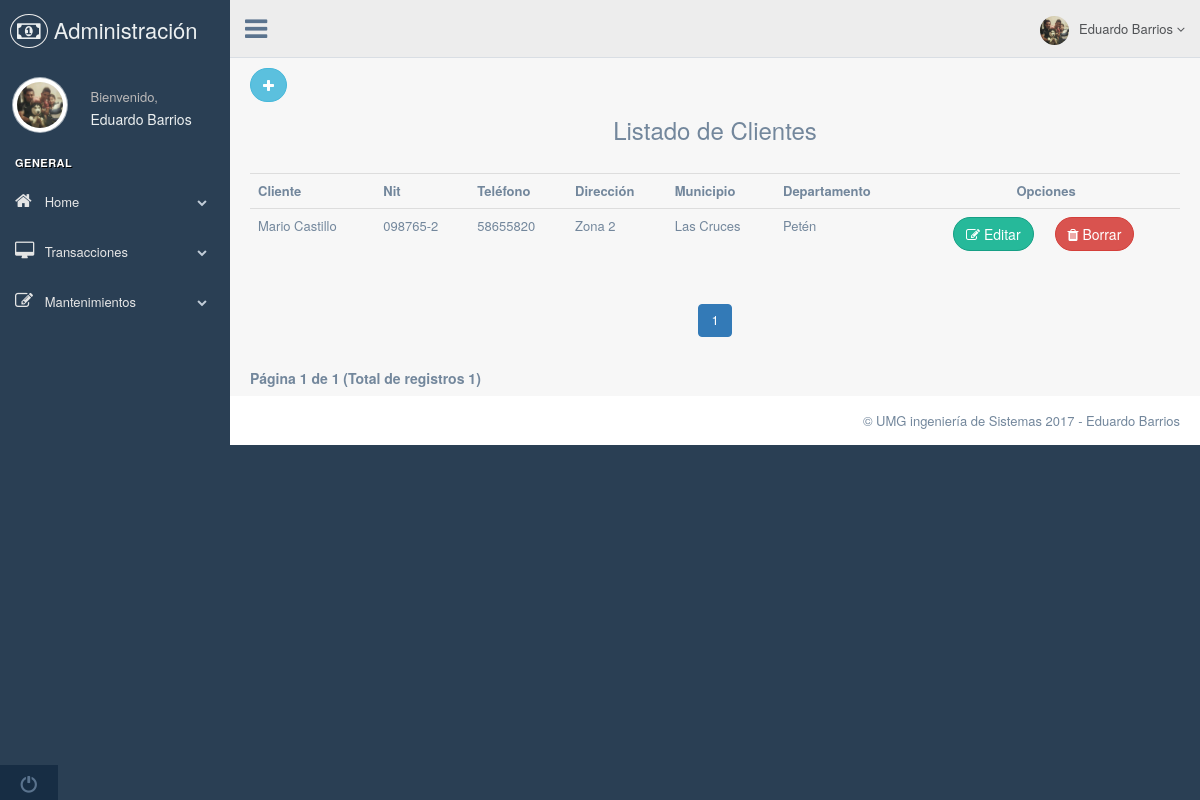
Before: /Controllers/ClientesController.php with the older database file.
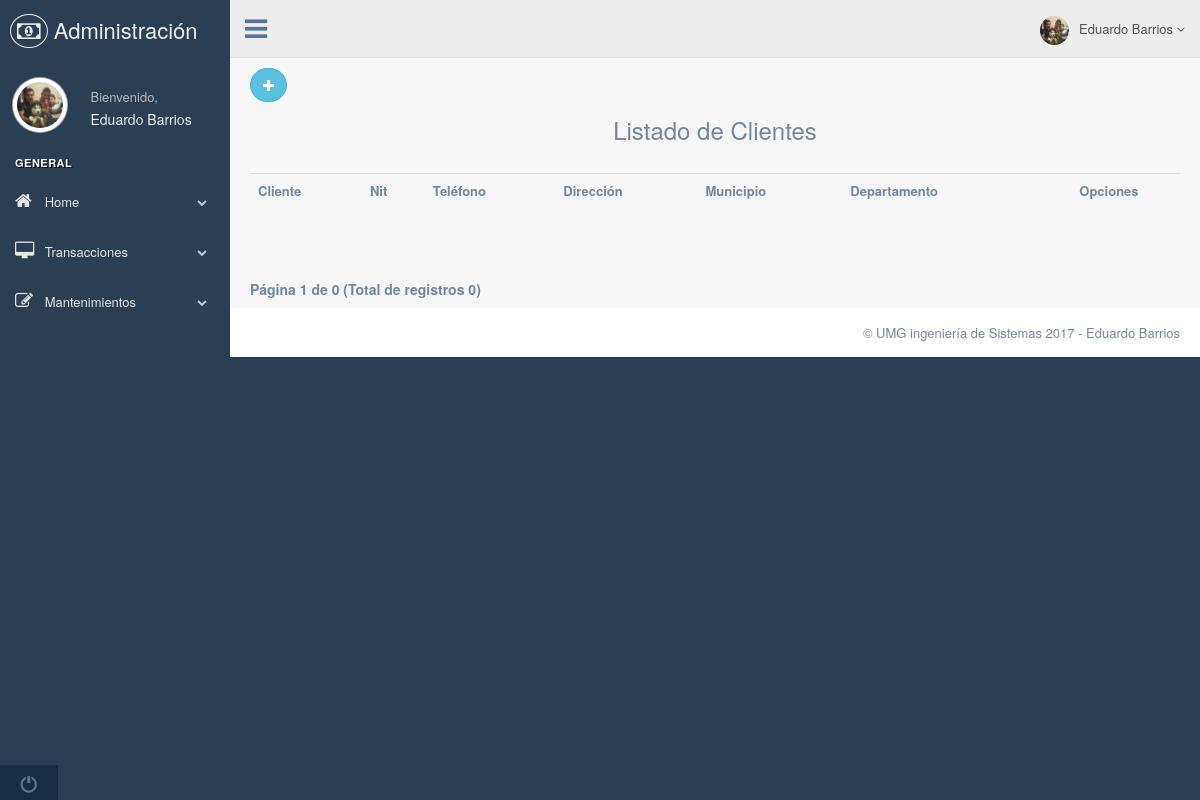
After: the same page with the newer database file.
### tables this page shows
CREATE TABLE `clientes` (
  `IdCliente` int(11) NOT NULL,
  `nombreCliente` varchar(100) NOT NULL,
  `nit` varchar(20) NOT NULL,
  `direccion` varchar(255) NOT NULL,
  `telefono` varchar(10) NOT NULL,
  `idMunicipio` int(11) NOT NULL
);

CREATE TABLE `municipio` (
  `idMunicipio` int(11) NOT NULL,
  `nombreMunicipio` varchar(100) NOT NULL,
  `idDepartamento` int(11) NOT NULL,
  `idPais` int(11) NOT NULL
);

CREATE TABLE `departamento` (
  `idDepartamento` int(11) NOT NULL,
  `nombreDepartamento` varchar(100) NOT NULL,
  `idPais` int(11) NOT NULL
);

### Controllers/ClientesController.php (called while the page is built, shortened)
<?php
	require_once('../Models/ClientesModel.php');
	$cant_filas = new Clientes();
	$pagination = new Clientes();
	$no_registros = 5;
	if(!(isset($_GET['pagina'])))
	{
		$inicio = 1;
	}
	$nuevo_inicio = ($inicio-1)*$no_registros;
	$Clientes = $pagination->getClientes($nuevo_inicio,$no_registros);
	$total_registros = count($cant_filas->numRegistros());
	$total_paginas = ceil($total_registros/$no_registros);
	require_once('../Views/ClientesView.php');
 ?>

### Models/Conexion.php (called while the page is built)
<?php
	class Conexion
	{
		public function Conectar(){
			$db_servidor = "localhost";
			$db_usuario  = "root";
			$db_password = "";
			$db_nombre   = "compras-devoluciones";
			$conexion = new PDO("mysql:	host=$db_servidor;dbname=$db_nombre", $db_usuario, $db_password);
			$conexion->setAttribute(PDO::ATTR_ERRMODE, PDO::ERRMODE_EXCEPTION);
			$conexion->exec("SET CHARACTER SET utf8");
			return $conexion;
		}
	}
?>

### Models/ClientesModel.php (called while the page is built, shortened)
<?php
	require_once('Conexion.php');
	class Clientes extends Conexion
	{
		public function getClientes($inicio=false,$no_registros=false)
		{
			if($inicio!==false && $no_registros!==false)
			{
				$sql = "SELECT C.idCliente,C.nombreCliente,C.nit,C.direccion,C.telefono,C.idMunicipio,M.nombreMunicipio,D.nombreDepartamento
						FROM clientes C
						INNER JOIN municipio M ON M.idMunicipio=C.idMunicipio
						INNER JOIN departamento D ON M.idDepartamento=D.idDepartamento
						ORDER BY C.idCliente DESC LIMIT $inicio,$no_registros";
			}
			else{
				$sql = "SELECT C.idCliente,C.nombreCliente,C.nit,C.direccion,C.telefono,C.idMunicipio,M.nombreMunicipio,M.idMunicipio,D.nombreDepartamento
						FROM clientes C
						INNER JOIN municipio M ON M.idMunicipio=C.idMunicipio
						INNER JOIN departamento D ON M.idDepartamento=D.idDepartamento
						ORDER BY C.idCliente DESC";
			}
			$stmt = Conexion::Conectar()->prepare($sql);
			$stmt->execute();
			return $stmt->fetchAll();
		}
		public function numRegistros()
		{
			$sql = "SELECT idCliente FROM clientes";
			$resultado = Conexion::Conectar()->prepare($sql);
			$resultado->execute();
			return $resultado->fetchAll();
		}
	}
 ?>

### Views/ClientesView.php (the view, shortened to what this page needs)
<!DOCTYPE html>
<html lang="en">
  <head>
    <link href="../vendors/bootstrap/dist/css/bootstrap.min.css" rel="stylesheet">
    <link href="../vendors/font-awesome/css/font-awesome.min.css" rel="stylesheet">
    <link href="../vendors/nprogress/nprogress.css" rel="stylesheet">
    <link href="../vendors/iCheck/skins/flat/green.css" rel="stylesheet">
    <link href="../vendors/bootstrap-progressbar/css/bootstrap-progressbar-3.3.4.min.css" rel="stylesheet">
    <link href="../vendors/jqvmap/dist/jqvmap.min.css" rel="stylesheet"/>
    <link href="../vendors/bootstrap-daterangepicker/daterangepicker.css" rel="stylesheet">
    <link href="../build/css/custom.min.css" rel="stylesheet">
  </head>
  <body class="nav-md">
    <div class="container body">
      <div class="main_container">
        <div class="col-md-3 left_col">
          <div class="left_col scroll-view">
            <div class="navbar nav_title" style="border: 0;">
              <a href="#" class="site_title"><i class="fa fa-money"></i> <span>Administración</span></a>
            </div>
            <div class="profile clearfix">
              <div class="profile_pic">
                <img src="../Views/images/eduardo.jpg" alt="..." class="img-circle profile_img">
              </div>
              <div class="profile_info">
                <span>Bienvenido,</span>
                <h2>Eduardo Barrios</h2>
              </div>
            </div>
            <br />
            <div id="sidebar-menu" class="main_menu_side hidden-print main_menu">
              <div class="menu_section">
                <h3>General</h3>
                <ul class="nav side-menu">
                  <li><a><i class="fa fa-home"></i> Home <span class="fa fa-chevron-down"></span></a>
                  </li>
                  <li><a><i class="fa fa-desktop"></i> Transacciones <span class="fa fa-chevron-down"></span></a>
                  </li>
                  <li><a><i class="fa fa-edit"></i> Mantenimientos <span class="fa fa-chevron-down"></span></a>
                  </li>
                </ul>
              </div>
            </div>
            <div class="sidebar-footer hidden-small">
              <a data-toggle="tooltip" data-placement="top" title="Logout" href="#">
                <span class="glyphicon glyphicon-off" aria-hidden="true"></span>
              </a>
            </div>
          </div>
        </div>
        <div class="top_nav">
          <div class="nav_menu">
            <nav>
              <div class="nav toggle">
                <a id="menu_toggle"><i class="fa fa-bars"></i></a>
              </div>
              <ul class="nav navbar-nav navbar-right">
                <li class="">
                  <a href="javascript:;" class="user-profile dropdown-toggle" data-toggle="dropdown" aria-expanded="false">
                    <img src="../Views/images/eduardo.jpg" alt="">Eduardo Barrios
                    <span class=" fa fa-angle-down"></span>
                  </a>
                </li>
              </ul>
            </nav>
          </div>
        </div>
  <div class="right_col" role="main">
      <div class="row">
          <div class="col-md-12 col-sm-12 col-xs-12">
            <a href="ClienteNuevoController.php" class="btn btn-round btn-info"><i class="fa fa-plus"></i></a>
              <h3 class="text-center">Listado de Clientes</h3>
              <br>
                <table class="table table-hover">
                  <tr>
                    <th>Cliente</th>
                    <th>Nit</th>
                    <th>Teléfono</th>
                    <th>Dirección</th>
                    <th>Municipio</th>
                    <th>Departamento</th>
                    <th colspan="2" class="text-center">Opciones</th>
                  </tr>
                  <?php foreach($Clientes as $item): ?>
                   <tr>
                     <td><?php echo $item['nombreCliente']; ?></td>
                     <td><?php echo $item['nit']; ?></td>
                     <td><?php echo $item['telefono']; ?></td>
                     <td><?php echo $item['direccion']; ?></td>
                     <td><?php echo $item['nombreMunicipio']; ?></td>
                     <td><?php echo $item['nombreDepartamento']; ?></td>
                     <td class="text-right"><button type="button" class="btn btn-round btn-success" data-toggle='modal' data-target='#modal-editar' onclick="CargarDatos('<?php echo $item['idCliente'];?>','<?php echo $item['nombreCliente'];?>','<?php echo $item['nit']; ?>','<?php echo $item['telefono'];?>','<?php echo $item['direccion'];?>','<?php echo $item['idMunicipio'];?>');"><i class="fa fa-edit"></i> Editar</button>
                     </td>
                     <td class="text-left"><button  type="button" class="btn btn-round btn-danger" onclick="confirmarRegistro('<?php echo $item['idCliente'];?>');"><i class="fa fa-trash"></i> Borrar</button>
                     </td>
                   </tr>
                  <?php endforeach; ?>
                </table>
                <div class="text-center">
                      <nav aria-label="Page navigation">
                            <ul class="pagination">
                             <?php
                                  for($i=1;$i<=$total_paginas;$i++)
                                  {
                                      if($i == $inicio ){
                                           echo "<li class='active'><a>".$i." </a></li>";
                                      }
                                      else{
                                           echo "<li><a href='?pagina=".$i."'>".$i." </a></li>";
                                      }
                                  }
                               ?>
                            </ul>
                      </nav>
                  </div>
                  <h5 class="text-left">
                      <strong>
                          <?php
                              if($inicio == 0) $inicioPag = 1;
                              else $inicioPag = $inicio;
                                  echo "Página ".$inicioPag." de ".$total_paginas;
                                  echo " (Total de registros ".$total_registros.")";
                          ?>
                      </strong>
                  </h5>
          </div>
      </div>
  </div>
        <footer>
          <div class="pull-right">
            &copy; UMG ingeniería de Sistemas 2017 - Eduardo Barrios
          </div>
          <div class="clearfix"></div>
        </footer>
      </div>
    </div>
  </body>
</html>

Changed rows visible on the page:
removed clientes: nombreCliente "Mario Castillo", nit "098765-2", telefono "58655820", direccion "Zona 2", idMunicipio.nombreMunicipio "Las Cruces", departamento.nombreDepartamento "Petén"
Other visible differences:
$total_paginas: "1" → "0"
$total_registros: "1" → "0"
list line gone: "1"
